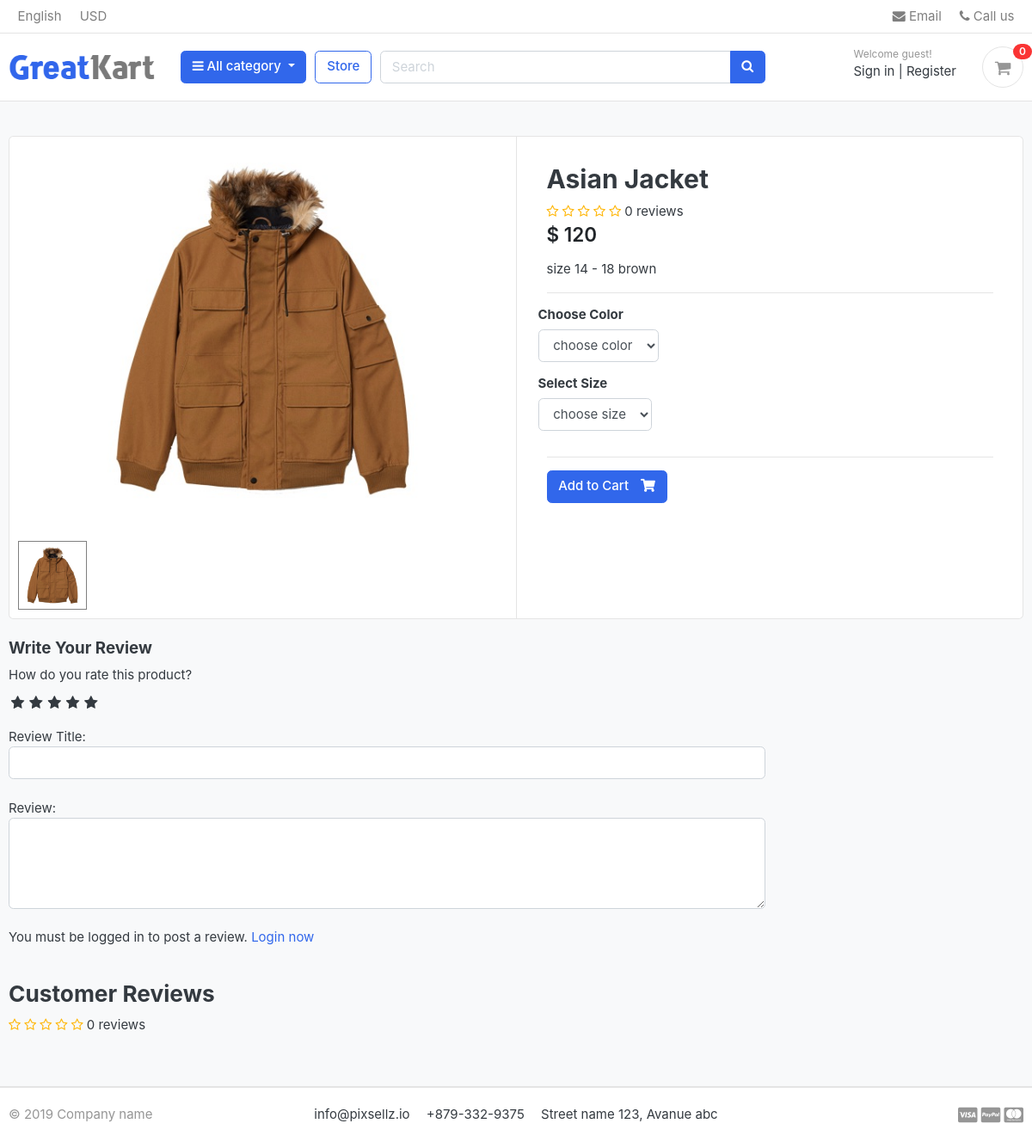
/store/category/jackets/asian-jacket/, run on the app's committed database.
### store/models.py (models this page shows, shortened)
class Product(models.Model):
    product_name = models.CharField(max_length=200, unique=True)
    slug = models.SlugField(max_length=200, unique=True)
    description = models.TextField(max_length=500, blank=True)
    price = models.IntegerField()
    images = models.ImageField(upload_to='photos/products')
    stock = models.IntegerField()
    is_available = models.BooleanField(default=True)
    category = models.ForeignKey(Category, on_delete=models.CASCADE)
    created_date = models.DateTimeField(auto_now_add=True)
    modified_date = models.DateTimeField(auto_now=True)
    def averageReview(self):
        reviews = ReviewRating.objects.filter(product=self, status=True).aggregate(average=Avg('rating'))
        avg = 0
        if reviews['average'] is not None:
            avg = float(reviews['average'])
        return avg
    def countReview(self):
        reviews = ReviewRating.objects.filter(product=self, status=True).aggregate(count=Count('id'))
        count = 0
        if reviews['count'] is not None:
            count = int(reviews['count'])
        return count

### store/views.py (the view)
# urls.py: path('store/category/<slug:category_slug>/<slug:product_slug>/', views.product_detail, name='product_detail'),
def product_detail(request, category_slug, product_slug):
    try:
        single_product = Product.objects.get(category__slug=category_slug, slug=product_slug)
        in_cart = CartItem.objects.filter(cart__cart_id=_cart_id(request), product = single_product).exists()
    except Exception as e:
        raise e
    if request.user.is_authenticated:
        try:
            orderproduct = OrderProduct.objects.filter(user= request.user, product_id=single_product.id).exists()
        except OrderProduct.DoesNotExist:
            orderproduct = None
    else:
        orderproduct = None
    reviews = ReviewRating.objects.filter(product_id=single_product.id, status=True)
    product_gallery = ProductGallery.objects.filter(product_id = single_product.id)
    context = {
        'single_product':single_product,
        'in_cart': in_cart,
        'orderproduct':orderproduct,
        'reviews':reviews,
        'product_gallery':product_gallery,
    }
    return render(request, 'store/product_detail.html', context)

### carts/context_processors.py (called while the page is built)
def counter(request):
    cart_count = 0
    if 'admin' in request.path:
        return {}
    else:
        try:
            cart = Cart.objects.filter(cart_id=_cart_id(request))
            if request.user.is_authenticated:
                cart_items = CartItem.objects.all().filter(user=request.user)
            else:
                cart_items = CartItem.objects.all().filter(cart=cart[:1])
            for cart_item in cart_items:
                cart_count +=  cart_item.quantity
        except Cart.DoesNotExist:
            cart_count = 0
    return dict(cart_count= cart_count)

### carts/views.py (called while the page is built)
def _cart_id(request):
    cart = request.session.session_key
    if not cart:
        cart = request.session.create()
    return cart

### category/context_processors.py (called while the page is built)
def  menu_links(request):
    links = Category.objects.all()
    return dict(links=links)

### category/models.py (called while the page is built)
    def get_url(self):
        return reverse('product_by_category', args=[self.slug])

### store/models.py (called while the page is built)
    def colors(self):
        return super(VariationManager, self).filter(variation_category='color', is_active=True)

    def sizes(self):
        return super(VariationManager, self).filter(variation_category='size', is_active=True)

### templates/store/product_detail.html (shortened to what this page needs)
<!DOCTYPE html>
{% extends 'base.html' %}
{% load static %}
{% block content %}
<section class="section-content padding-y bg">
<div class="container">
<div class="card">
	<div class="row no-gutters">
		<aside class="col-md-6">
<article class="gallery-wrap">
	<div class="img-big-wrap mainImage">
	   <center><img src="{{single_product.images.url}}"></center>
	</div>
</article>
<ul class="thumb">
	<li>
		<a href="{{single_product.images.url}}" target="mainImage"><img src="{{single_product.images.url}}" alt="Product Image"></a>
	</li>
</ul>
		</aside>
<main class="col-md-6 border-left">
	<form action="{% url 'add_cart' single_product.id %}" method="POST">
		<article class="content-body">
		<h2 class="title">{{ single_product.product_name }}</h2>
		<div class="rating-star">
					<span>
						<i class="fa fa-star{% if single_product.averageReview < 0.5 %}-o{% elif single_product.averageReview >= 0.5 and single_product.averageReview < 1 %}-half-o {% endif %}" aria-hidden="true"></i>
						<i class="fa fa-star{% if single_product.averageReview < 1.5 %}-o{% elif single_product.averageReview >= 1.5 and single_product.averageReview < 2 %}-half-o {% endif %}" aria-hidden="true"></i>
						<i class="fa fa-star{% if single_product.averageReview < 2.5 %}-o{% elif single_product.averageReview >= 2.5 and single_product.averageReview < 3 %}-half-o {% endif %}" aria-hidden="true"></i>
						<i class="fa fa-star{% if single_product.averageReview < 3.5 %}-o{% elif single_product.averageReview >= 3.5 and single_product.averageReview < 4 %}-half-o {% endif %}" aria-hidden="true"></i>
						<i class="fa fa-star{% if single_product.averageReview < 4.5 %}-o{% elif single_product.averageReview >= 4.5 and single_product.averageReview < 5 %}-half-o {% endif %}" aria-hidden="true"></i>
						<span>{{single_product.countReview}} reviews</span>
					</span>
				</div>
		<div class="mb-3">
			<var class="price h4">$ {{ single_product.price }}</var>
		</div>
		<p>{{ single_product.description }}</p>
		<hr>
			<div class="row">
				<div class="item-option-select">
					<h6>Choose Color</h6>
					<select name="color" class="form-control" id="" required>
						<option value="" disabled selected>choose color</option>
					</select>
				</div>
			</div>
			<div class="row">
				<div class="item-option-select">
					<h6>Select Size</h6>
					<select name="size" class="form-control" id="" required>
						<option value="" disabled selected>choose size</option>
					</select>
				</div>
			</div>
			<hr>
			{% if single_product.stock <= 0 %}
				<h5 class="text-danger"> Out of Stock</h5>
			{% else %}
					<button type="submit" class="btn  btn-primary"> <span class="text">Add to Cart</span> <i class="fas fa-shopping-cart"></i>  </button>
			{% endif %}
		</article>
	</form>
</main>
	</div>
</div>
<br>
<div class="row">
			<div class="col-md-9">
	<form action="{% url 'submit_review' single_product.id %}" method="POST">
		<h5>Write Your Review</h5>
		<div>
			<label for="">How do you rate this product?</label>
			<br>
			<div class="rate">
				<input type="radio" name="rating" id="rating10" value="5" required/><label for="rating10" title="5"></label>
				<input type="radio" name="rating" id="rating8" value="4" required/><label for="rating8" title="4"></label>
				<input type="radio" name="rating" id="rating6" value="3" required/><label for="rating6" title="3"></label>
				<input type="radio" name="rating" id="rating4" value="2" required/><label for="rating4" title="2"></label>
				<input type="radio" name="rating" id="rating2" value="1" required/><label for="rating2" title="1"></label>
			</div>
			<br>
			Review Title:
			<input type="text" class="form-control" name="subject" >
			<br>
			Review:
			<textarea name="review" id=""  rows="4" class="form-control"></textarea>
			<br>
			{% if user.is_authenticated %}
				{% if orderproduct %}
					<input type="submit" value="submit Review" class="btn btn-primary">
				{% else %}
					<p>You must purchase this product inorder to post a review.
				{% endif %}
			{% else %}
				<p>You must be logged in to post a review. <span><a href="{% url 'login' %}">Login now</a></span> </p>
			{% endif %}
		</div>
		{% include 'includes/alerts.html' %}
	</form>
	<br>
	<header class="section-heading">
		<h3>Customer Reviews </h3>
		<div class="rating-star">
					<span>
						<i class="fa fa-star{% if single_product.averageReview < 0.5 %}-o{% elif single_product.averageReview >= 0.5 and single_product.averageReview < 1 %}-half-o {% endif %}" aria-hidden="true"></i>
						<i class="fa fa-star{% if single_product.averageReview < 1.5 %}-o{% elif single_product.averageReview >= 1.5 and single_product.averageReview < 2 %}-half-o {% endif %}" aria-hidden="true"></i>
						<i class="fa fa-star{% if single_product.averageReview < 2.5 %}-o{% elif single_product.averageReview >= 2.5 and single_product.averageReview < 3 %}-half-o {% endif %}" aria-hidden="true"></i>
						<i class="fa fa-star{% if single_product.averageReview < 3.5 %}-o{% elif single_product.averageReview >= 3.5 and single_product.averageReview < 4 %}-half-o {% endif %}" aria-hidden="true"></i>
						<i class="fa fa-star{% if single_product.averageReview < 4.5 %}-o{% elif single_product.averageReview >= 4.5 and single_product.averageReview < 5 %}-half-o {% endif %}" aria-hidden="true"></i>
						<span>{{single_product.countReview}} reviews</span>
					</span>
				</div>
	</header>
	</div>
</div>
</div>
</section>
{% endblock %}

### static/css/ui.css (style rules this page uses)
html { font-family: "Inter", sans-serif; font-size: 15px; }
.content-body { flex: 1 1 auto; padding: 2rem 2.3rem; }
.padding-y { padding-top: 40px; padding-bottom: 40px; }
var { font-style: normal; }
article:after, .form-group:after { display: block; clear: both; content: ""; }
.bg { background-color: #f8f9fa; }
.section-heading { margin-bottom: 20px; margin-top: 15px; }
p:last-child { margin-bottom: 0; }
.btn .text + i { margin-left: 10px; }
.price { font-weight: 600; color: #212529; }
.gallery-wrap .img-big-wrap { margin-bottom: 10px; border-radius: 0.37rem; overflow: hidden; background-color: #fff; }
.gallery-wrap .img-big-wrap img { height: 450px; width: auto; display: inline-block; }
.item-option-select { margin-bottom: 1rem; display: inline-block; margin-right: 15px; }

### static/css/custom.css (style rules this page uses)
.rate { display: inline-block;; border: 0; }
.rate > label { float: right; }
.rate > label:before { display: inline-block; font-size: 1.1rem; font-family: FontAwesome; content: "\f005"; margin:0; padding:0.3rem .2rem; cursor: pointer; }
.rating-star i { color: #ffb503 !important; }
ul.thumb { margin:0 auto; padding: 0; float: left; }
ul.thumb li { list-style: none; margin: 10px; }
ul.thumb li img { width: 80px; height: 80px; border: 1px solid grey; }

### data on the page
Product: images (picture), product_name "Asian Jacket", countReview "0", price "120", description "size 14 - 18 brown"

### other printed values
{{ cart_count }} "0"
